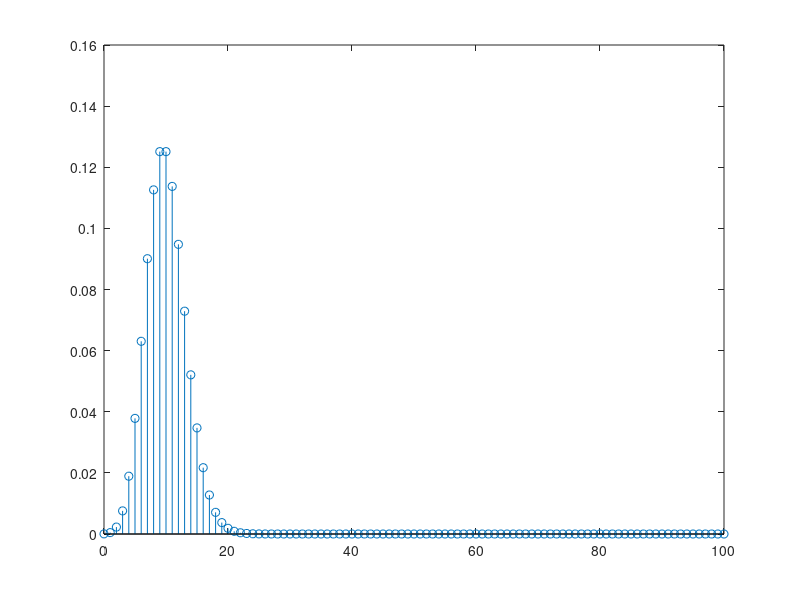

Reproduce this figure in MATLAB. (Note: this script raises an error after producing the figure.)
% Exercise 3.1: 
% Simulation of the distribution of the mean of Poisson distribution 
M = 1000;
nV = 2.^[2:15]';
lambda = 10;

tV = [0:100]';
figure(1)
clf
stem(tV,poisspdf(tV,lambda))

nn = length(nV);
fprintf('lambda = %2.2f \n',lambda); 
fprintf('\t n \t average of sample mean \n');
for i=1:nn
    figure(i+1)
    n = nV(i);
    mxV = simmeanpoisson(lambda,n,M,1);
    fprintf('\t %d \t %2.4f \n',n,mean(mxV))
    pause;
end